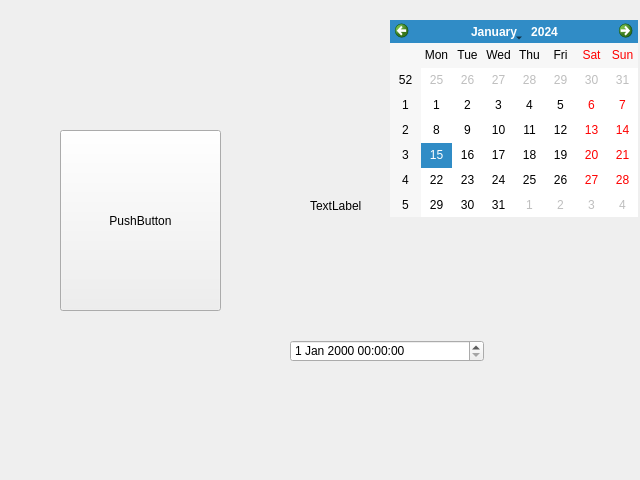
<?xml version="1.0" encoding="UTF-8"?>
<ui version="4.0">
 <class>WidgetQss</class>
 <widget class="QWidget" name="WidgetQss">
  <property name="geometry">
   <rect>
    <x>0</x>
    <y>0</y>
    <width>640</width>
    <height>480</height>
   </rect>
  </property>
  <property name="windowTitle">
   <string>Form</string>
  </property>
  <widget class="QPushButton" name="pushButton">
   <property name="geometry">
    <rect>
     <x>60</x>
     <y>130</y>
     <width>161</width>
     <height>181</height>
    </rect>
   </property>
   <property name="text">
    <string>PushButton</string>
   </property>
  </widget>
  <widget class="QLabel" name="label">
   <property name="geometry">
    <rect>
     <x>310</x>
     <y>150</y>
     <width>131</width>
     <height>111</height>
    </rect>
   </property>
   <property name="text">
    <string>TextLabel</string>
   </property>
  </widget>
  <widget class="QDateTimeEdit" name="dateTimeEdit">
   <property name="geometry">
    <rect>
     <x>290</x>
     <y>340</y>
     <width>194</width>
     <height>22</height>
    </rect>
   </property>
  </widget>
  <widget class="QCalendarWidget" name="calendarWidget">
   <property name="geometry">
    <rect>
     <x>390</x>
     <y>20</y>
     <width>248</width>
     <height>197</height>
    </rect>
   </property>
  </widget>
 </widget>
 <resources/>
 <connections/>
</ui>
